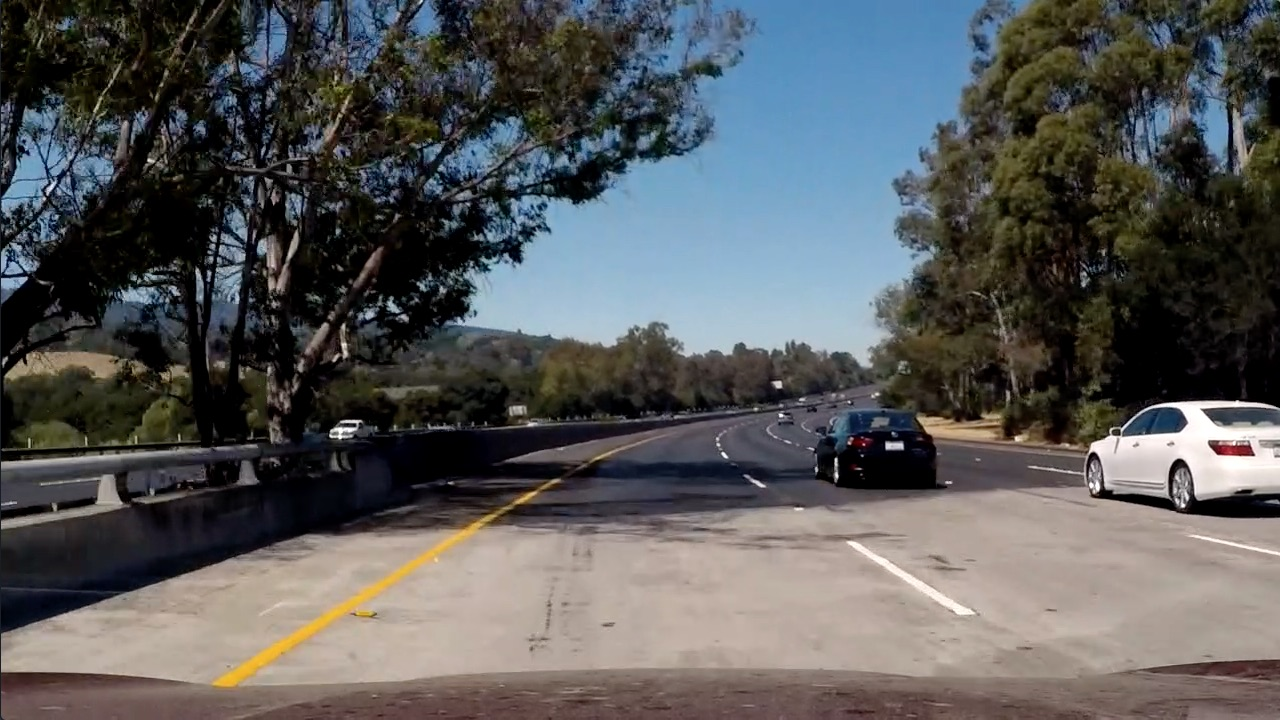
#> input picture test_images/test5.jpg, 1280 x 720 px
$ jupyter execute --allow-errors P5-Vehicle-detection.ipynb   (shell and % lines are left out)   (older library calls are emulated)
#> lines starting #> are read from the running program, lines starting #| are printed output that depends on the picture
[cell 1]
import matplotlib.image as mpimg
import matplotlib.pyplot as plt
import numpy as np
import cv2
import glob
import time
from sklearn.svm import LinearSVC
from sklearn.preprocessing import StandardScaler
from skimage.feature import hog
import pickle

[cell 2]
# Read in cars and notcars
carimages = glob.glob('vehicles/*/*.png')
notcars = glob.glob('non-vehicles/*/*.png')
cars = []
noncars = []
for car in carimages:
    cars.append(car)
for noncar in notcars:
    noncars.append(noncar)

[cell 3]
# Define a function to return HOG features and visualization
# [7 lines left out: function convert_color, not called in this run]


def get_hog_features(img, orient, pix_per_cell, cell_per_block,
                        vis=False, feature_vec=True):
    # Call with two outputs if vis==True
    if vis == True:
        features, hog_image = hog(img, orientations=orient,
                                  pixels_per_cell=(pix_per_cell, pix_per_cell),
                                  cells_per_block=(cell_per_block, cell_per_block),
                                  transform_sqrt=False,
                                  visualise=vis, feature_vector=feature_vec)
        return features, hog_image
    # Otherwise call with one output
    else:
        features = hog(img, orientations=orient,
                       pixels_per_cell=(pix_per_cell, pix_per_cell),
                       cells_per_block=(cell_per_block, cell_per_block),
                       transform_sqrt=False,
                       visualise=vis, feature_vector=feature_vec)
        return features

# Define a function to compute binned color features
# [17 lines left out: functions bin_spatial, color_hist, not called in this run]

# Define a function to extract features from a list of images
# Have this function call bin_spatial() and color_hist()
def extract_features(imgs, color_space='RGB', spatial_size=(32, 32),
                        hist_bins=32, orient=9,
                        pix_per_cell=8, cell_per_block=2, hog_channel=0,
                        spatial_feat=True, hist_feat=True, hog_feat=True):
    # Create a list to append feature vectors to
    features = []
    # Iterate through the list of images
    for file in imgs:
        file_features = []
        # Read in each one by one
        image = mpimg.imread(file)
        # apply color conversion if other than 'RGB'
        if color_space != 'RGB':
            if color_space == 'HSV':
                feature_image = cv2.cvtColor(image, cv2.COLOR_RGB2HSV)
            elif color_space == 'LUV':
                feature_image = cv2.cvtColor(image, cv2.COLOR_RGB2LUV)
            elif color_space == 'HLS':
                feature_image = cv2.cvtColor(image, cv2.COLOR_RGB2HLS)
            elif color_space == 'YUV':
                feature_image = cv2.cvtColor(image, cv2.COLOR_RGB2YUV)
            elif color_space == 'YCrCb':
                feature_image = cv2.cvtColor(image, cv2.COLOR_RGB2YCrCb)
        else: feature_image = np.copy(image)

        if spatial_feat == True:
            spatial_features = bin_spatial(feature_image, size=spatial_size)
            file_features.append(spatial_features)
        if hist_feat == True:
            # Apply color_hist()
            hist_features = color_hist(feature_image, nbins=hist_bins)
            file_features.append(hist_features)
        if hog_feat == True:
        # Call get_hog_features() with vis=False, feature_vec=True
            if hog_channel == 'ALL':
                hog_features = []
                for channel in range(feature_image.shape[2]):
                    hog_features.append(get_hog_features(feature_image[:,:,channel],
                                        orient, pix_per_cell, cell_per_block,
                                        vis=False, feature_vec=True))
                hog_features = np.ravel(hog_features)
            else:
                hog_features = get_hog_features(feature_image[:,:,hog_channel], orient,
                            pix_per_cell, cell_per_block, vis=False, feature_vec=True)
            # Append the new feature vector to the features list
            file_features.append(hog_features)
        features.append(np.concatenate(file_features))
    # Return list of feature vectors
    return features

# Define a function that takes an image,
# start and stop positions in both x and y,
# window size (x and y dimensions),
# and overlap fraction (for both x and y)
# [51 lines left out: functions slide_window, draw_boxes, not called in this run]

[cell 4]
# NOTE: the next import is only valid for scikit-learn version <= 0.17
# for scikit-learn >= 0.18 use:
from sklearn.model_selection import train_test_split
#from sklearn.cross_validation import train_test_split
from sklearn.model_selection import GridSearchCV

# Define a function to extract features from a single image window
# This function is very similar to extract_features()
# just for a single image rather than list of images
# [77 lines left out: functions single_img_features, search_windows, not called in this run]


# [15 lines of commented-out code are left out]

### TODO: Tweak these parameters and see how the results change.
color_space = 'YUV' # Can be RGB, HSV, LUV, HLS, YUV, YCrCb
orient = 11  # HOG orientations
pix_per_cell = 16 # HOG pixels per cell
cell_per_block = 2 # HOG cells per block
hog_channel = "ALL" # Can be 0, 1, 2, or "ALL"
spatial_size = (32, 32) # Spatial binning dimensions
hist_bins = 32    # Number of histogram bins
spatial_feat = True # Spatial features on or off
hist_feat = True # Histogram features on or off
hog_feat = True # HOG features on or off
y_start_stop = [None, None] # Min and max in y to search in slide_window()

car_features = extract_features(cars, color_space=color_space,
                        spatial_size=spatial_size, hist_bins=hist_bins,
                        orient=orient, pix_per_cell=pix_per_cell,
                        cell_per_block=cell_per_block,
                        hog_channel=hog_channel, spatial_feat=spatial_feat,
                        hist_feat=hist_feat, hog_feat=hog_feat)
notcar_features = extract_features(noncars, color_space=color_space,
                        spatial_size=spatial_size, hist_bins=hist_bins,
                        orient=orient, pix_per_cell=pix_per_cell,
                        cell_per_block=cell_per_block,
                        hog_channel=hog_channel, spatial_feat=spatial_feat,
                        hist_feat=hist_feat, hog_feat=hog_feat)
#> (reads saved_model.p from the repository)

X = np.vstack((car_features, notcar_features)).astype(np.float64)
# Fit a per-column scaler
#> (the rest of this cell did not finish here and is left out)

#> (a cell that did not finish here is left out)

[cell 6]
from scipy.ndimage.measurements import label


# Read in image similar to one shown above
# image = mpimg.imread('test_images/test1.jpg')
# heat = np.zeros_like(image[:,:,0]).astype(np.float)

# [30 lines left out: functions add_heat, apply_threshold, draw_labeled_bboxes, not called in this run]

# [21 lines of commented-out code are left out]

[cell 7]
from collections import deque
lastten = deque(maxlen=4)

def process_image(img):
    bboxesofbox = []
    scale = 1.5
    cells_per_step = 1
    out_img, bbox_list = find_cars(img, ystart, ystop, scale, svc, X_scaler, orient, pix_per_cell, cell_per_block, spatial_size, hist_bins, cells_per_step)
    #plt.imsave('output_images/boxes10.png', out_img)
    scale = 1.5
    cells_per_step = 2
    out_img, bbox_list1 = find_cars(img, ystart, ystop, scale, svc, X_scaler, orient, pix_per_cell, cell_per_block, spatial_size, hist_bins, cells_per_step)
    #plt.imsave('output_images/boxes11.png', out_img)
    scale = 1.5
    cells_per_step = 3
    out_img, bbox_list2 = find_cars(img, ystart, ystop, scale, svc, X_scaler, orient, pix_per_cell, cell_per_block, spatial_size, hist_bins, cells_per_step)
#     #plt.imsave('output_images/boxes12.png', out_img)
    for bbox in bbox_list1:
        bbox_list.append(bbox)
    for bbox in bbox_list2:
        bbox_list.append(bbox)
    lastten.append(bbox_list)
    for i in lastten:
        for box in i:
            bboxesofbox.append(box)
    heat = np.zeros_like(img[:,:,0]).astype(np.float)
    heat = add_heat(heat,bboxesofbox)
    # Apply threshold to help remove false positives
    heat = apply_threshold(heat,2)
    # Visualize the heatmap when displaying
    heatmap = np.clip(heat, 0, 255)
    #plt.imsave('output_images/heat3.png', heatmap)
    # Find final boxes from heatmap using label function
    labels = label(heatmap)
    draw_img = draw_labeled_bboxes(np.copy(img), labels)
    #plt.imsave('output_images/final2.png', draw_img)
    #plt.imshow(draw_img)
    return draw_img

[cell 8]
image = mpimg.imread('test_images/test5.jpg')
#> image is the input picture: shape (720, 1280, 3); mean R, G, B 88.5, 89.3, 89.8
#> (the rest of this cell did not finish here and is left out)

[cell 9]
# Import everything needed to edit/save/watch video clips
from moviepy.editor import VideoFileClip
from IPython.display import HTML

[cell 10]
test_output = 'output_images/project_video_out1.mp4'
## To speed up the testing process you may want to try your pipeline on a shorter subclip of the video
## To do so add .subclip(start_second,end_second) to the end of the line below
## Where start_second and end_second are integer values representing the start and end of the subclip
## You may also uncomment the following line for a subclip of the first 5 seconds
#clip2 = VideoFileClip('test_videos/solidYellowLeft.mp4').subclip(0,5)
#> (the rest of this cell did not finish here and is left out)

[cell 11]
HTML("""
<video width="960" height="540" controls>
  <source src="{0}">
</video>
""".format(test_output))

[cell 12]
image = mpimg.imread('vehicles/KITTI_extracted/10.png')
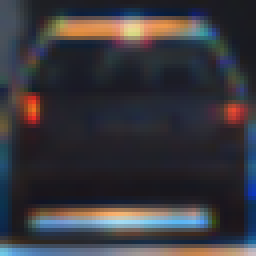
#> input picture test_images/10.png, 64 x 64 px, found by its file name (shown 4 times larger)
#> image is the input picture: shape (64, 64, 3) float32; mean R, G, B 0.219, 0.215, 0.239
#imagec = convert_color(image, conv='RGB2YCrCb')
features, hog_image = get_hog_features(image[:,:,1], orient, 4, 1, vis=True, feature_vec=True)
#> in get_hog_features, `features, hog_image = hog(img, orientations=orient, pixels_per_cell=(p..`: features = 2816 values, max 1 at index 1864, min 0 at index 1, mean 0.183
#> in get_hog_features, `features, hog_image = hog(img, orientations=orient, pixels_per_cell=(p..`:
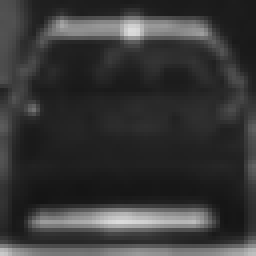
#> img: shape (64, 64) float32 (shown 4 times larger); min 0.0784, max 0.863, mean 0.215
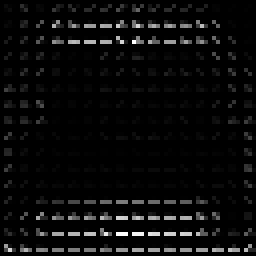
#> hog_image: shape (64, 64) float32 (shown 4 times larger); min 0, max 0.29, mean 0.0123; drawn with min black and max white
plt.imsave('output_images/car1.png', image)
plt.imsave('output_images/hog1.png', hog_image)
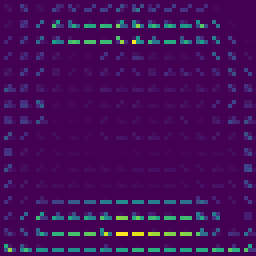
#> saved as hog1.png: shape (64, 64, 3) (shown 4 times larger); mean R, G, B 67.8, 13.4, 89.7
